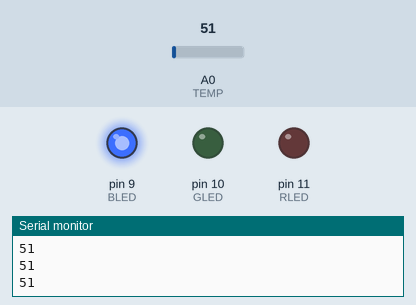
This sketch was run on a simulated Arduino Uno, built with avr-gcc and run on an emulated ATmega328P. Shown: output pins drawn as LEDs (lit = HIGH), the last lines printed to the serial monitor. The test bench sets the inputs (shaded band); at power-on: A0 (TEMP) = 51.

Above: at 1.3 s.
1.4 s: A0 (TEMP) set to 140
3.2 s: A0 (TEMP) set to 152
At 4.5 s:
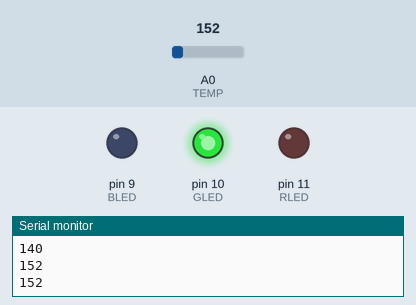
5.5 s: A0 (TEMP) set to 163
At 7.2 s:
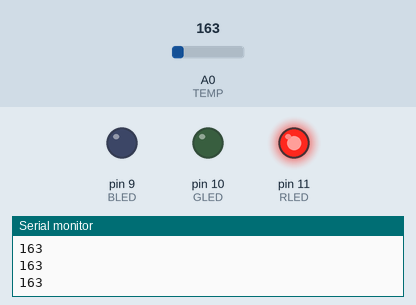
7.5 s: A0 (TEMP) set to 112
At 8.8 s:
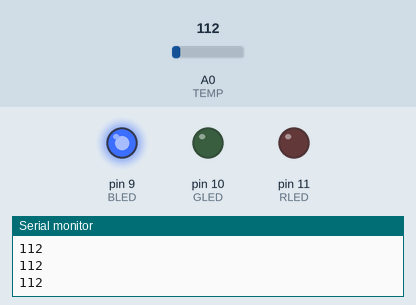
Timing chart, 0 to 10.5 s (numbered marks = the images above; inputs shaded):
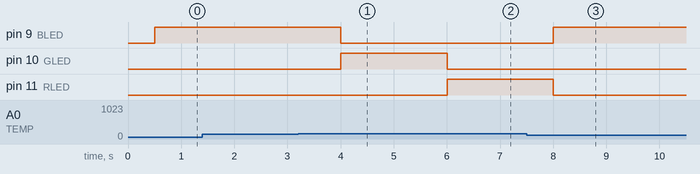

The sketch:

tempalert.ino
```cpp
// (licence header left out)
//Temperature Alert!
const int BLED=9;          //Blue LED on Pin 9
const int GLED=10;         //Green LED on Pin 10
const int RLED=11;         //Red LED on Pin 11
const int TEMP=0;          //Temp Sensor is on pin A0

const int LOWER_BOUND=152; //Lower Threshold
const int UPPER_BOUND=155; //Upper Threshold

int val = 0;               //Variable to hold analog reading


void setup()
{
  pinMode (BLED, OUTPUT); //Set Blue LED as Output
  pinMode (GLED, OUTPUT); //Set Green LED as Output
  pinMode (RLED, OUTPUT); //Set Red LED as Output
  Serial.begin(9600);
}

void loop()
{
  val = analogRead(TEMP);
  Serial.println(val);
  delay(500);

  if (val < LOWER_BOUND)
  {
    digitalWrite(RLED, LOW);
    digitalWrite(GLED, LOW);
    digitalWrite(BLED, HIGH);
  }
  else if (val > UPPER_BOUND)
  {
    digitalWrite(RLED, HIGH);
    digitalWrite(GLED, LOW);
    digitalWrite(BLED, LOW);
  }
  else
  {
    digitalWrite(RLED, LOW);
    digitalWrite(GLED, HIGH);
    digitalWrite(BLED, LOW);
  }
}
```

Measured:
- the behaviour switches between 151 and 152 on A0 (TEMP) (found by bisection; images 0 and 1)
- after the input at 3.2 s, pin 9 (BLED): HIGH → LOW after 0.80 s; pin 10 (GLED): LOW → HIGH after 0.80 s
- after the input at 5.5 s, pin 10 (GLED): HIGH → LOW after 0.50 s; pin 11 (RLED): LOW → HIGH after 0.50 s
- after the input at 7.5 s, pin 9 (BLED): LOW → HIGH after 0.50 s; pin 11 (RLED): HIGH → LOW after 0.50 s
